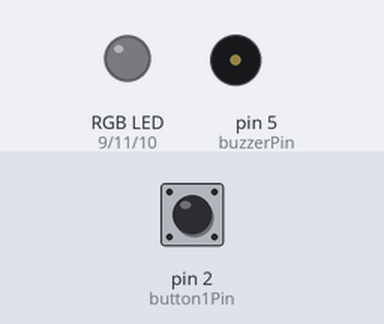
The sketch below on a simulated Arduino Uno, built with avr-gcc and run on an emulated ATmega328P. Parts: an RGB LED mixed from three pins (HIGH = lit), buzzer (waves = sounding). The inputs (shaded band) are chosen by the test bench; at power-on: pin 2 (button1Pin) LOW. Dim RGB values are drawn brighter than linear; random numbers use the default seed unless the sketch sets one.

Above: at 1.2 s.
1.3 s: pin 2 (button1Pin) pulled HIGH for 0.15 s
At 2.8 s:
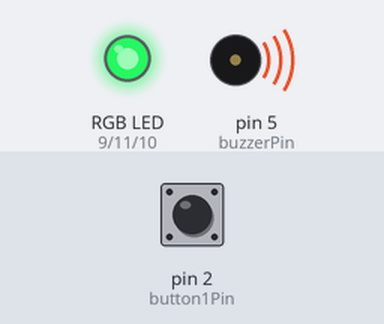
At 3.6 s:
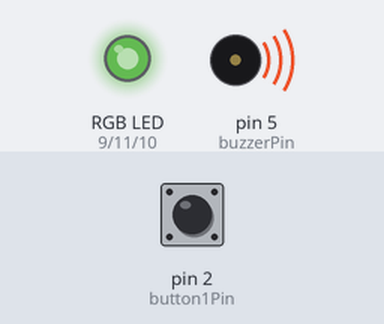
4.3 s: pin 2 (button1Pin) pulled HIGH for 3.2 s
At 8.7 s:
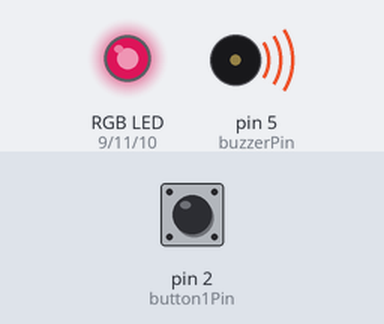
9.0 s: pin 2 (button1Pin) driven HIGH
Timing chart, 0 to 23.2 s (numbered marks = the images above; inputs shaded):
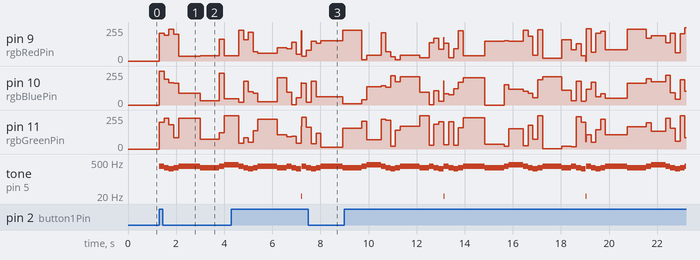

Measured:
- after the input at 1.3 s, pin 9 (rgbRedPin): 0/255 → 209/255 at once, → 193/255 0.20 s later, → 240/255 0.20 s later, → 202/255 0.20 s later, … (8 changes in this stretch); pin 10 (rgbBluePin): ramps from 254/255 to 32/255 and jumps back, once every 2.5 s

The sketch:

level3.ino
```cpp
//   ________________________________________________________________________
//  /  Name: Kyler Visser              Level 3             Date: 2023-10-29  \
//  |                                                                        |
//  |                                Description                             |
//  |                                                                        |
//  |        Displays a raondom color while playing a note of a song.        |
//  \________________________________________________________________________/

/*************************************************
 * Public Constants
 *************************************************/
#define NOTE_B0 31
#define NOTE_C1 33
#define NOTE_CS1 35
#define NOTE_D1 37
#define NOTE_DS1 39
#define NOTE_E1 41
#define NOTE_F1 44
#define NOTE_FS1 46
#define NOTE_G1 49
#define NOTE_GS1 52
#define NOTE_A1 55
#define NOTE_AS1 58
#define NOTE_B1 62
#define NOTE_C2 65
#define NOTE_CS2 69
#define NOTE_D2 73
#define NOTE_DS2 78
#define NOTE_E2 82
#define NOTE_F2 87
#define NOTE_FS2 93
#define NOTE_G2 98
#define NOTE_GS2 104
#define NOTE_A2 110
#define NOTE_AS2 117
#define NOTE_B2 123
#define NOTE_C3 131
#define NOTE_CS3 139
#define NOTE_D3 147
#define NOTE_DS3 156
#define NOTE_E3 165
#define NOTE_F3 175
#define NOTE_FS3 185
#define NOTE_G3 196
#define NOTE_GS3 208
#define NOTE_A3 220
#define NOTE_AS3 233
#define NOTE_B3 247
#define NOTE_C4 262
#define NOTE_CS4 277
#define NOTE_D4 294
#define NOTE_DS4 311
#define NOTE_E4 330
#define NOTE_F4 349
#define NOTE_FS4 370
#define NOTE_G4 392
#define NOTE_GS4 415
#define NOTE_A4 440
#define NOTE_AS4 466
#define NOTE_B4 494
#define NOTE_C5 523
#define NOTE_CS5 554
#define NOTE_D5 587
#define NOTE_DS5 622
#define NOTE_E5 659
#define NOTE_F5 698
#define NOTE_FS5 740
#define NOTE_G5 784
#define NOTE_GS5 831
#define NOTE_A5 880
#define NOTE_AS5 932
#define NOTE_B5 988
#define NOTE_C6 1047
#define NOTE_CS6 1109
#define NOTE_D6 1175
#define NOTE_DS6 1245
#define NOTE_E6 1319
#define NOTE_F6 1397
#define NOTE_FS6 1480
#define NOTE_G6 1568
#define NOTE_GS6 1661
#define NOTE_A6 1760
#define NOTE_AS6 1865
#define NOTE_B6 1976
#define NOTE_C7 2093
#define NOTE_CS7 2217
#define NOTE_D7 2349
#define NOTE_DS7 2489
#define NOTE_E7 2637
#define NOTE_F7 2794
#define NOTE_FS7 2960
#define NOTE_G7 3136
#define NOTE_GS7 3322
#define NOTE_A7 3520
#define NOTE_AS7 3729
#define NOTE_B7 3951
#define NOTE_C8 4186
#define NOTE_CS8 4435
#define NOTE_D8 4699
#define NOTE_DS8 4978

//  -----------------------
//    Initalize vairables
//  -----------------------
int buzzerPin = 5;
int button1Pin = 2;

int rgbRedPin = 9;
int rgbGreenPin = 11;
int rgbBluePin = 10;

// ---------------------------
//   Mary had a little lamb
//   Format {note, duration}
//   Declare the notes array
// ---------------------------
int notes[][2] = {
    {NOTE_E4, 200},
    {NOTE_D4, 200},
    {NOTE_C4, 200},
    {NOTE_D4, 200},
    {NOTE_E4, 900},
    {NOTE_D4, 800},
    {NOTE_E4, 200},
    {NOTE_G4, 600},
    {NOTE_E4, 200},
    {NOTE_D4, 200},
    {NOTE_C4, 200},
    {NOTE_D4, 200},
    {NOTE_E4, 800},
    {NOTE_D4, 400},
    {NOTE_E4, 200},
    {NOTE_D4, 200},
    {NOTE_C4, 200}
};

//  ------------------------------
//    Setup pins and initalize
//           randomness
//  ------------------------------
void setup() {
    pinMode(buzzerPin, OUTPUT);
    pinMode(button1Pin, INPUT);
    randomSeed(analogRead(0));
}

//  -------------
//    Main loop
//  -------------
void loop() {
    if (digitalRead(button1Pin) == HIGH) {
        playSong(notes, 18);
    } else {
        analogWrite(rgbRedPin, 0);
        analogWrite(rgbGreenPin, 0);
        analogWrite(rgbBluePin, 0);
    }
}

//  ------------------------------
//    Create the tones nesecaray
//  ------------------------------
void playSong(int song[][2], int length) {
    for (int i = 0; i < length; i++) {
        int lightValue = random(0, 255);
        analogWrite(rgbRedPin, lightValue);

        lightValue = random(0, 255);
        analogWrite(rgbGreenPin, lightValue);

        lightValue = random(0, 255);
        analogWrite(rgbBluePin, lightValue);

        tone(buzzerPin, song[i][0], song[i][1]);
        delay(song[i][1]);
    }
    noTone(buzzerPin);
}
```
